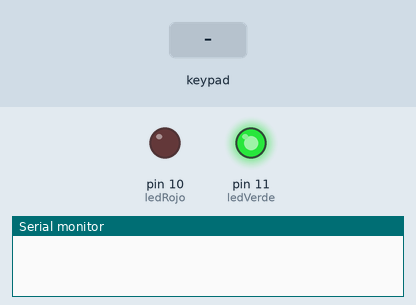
Recording of a sketch running on a simulated Arduino Uno, built with avr-gcc and run on an emulated ATmega328P. On the bench: output pins drawn as LEDs (lit = HIGH), the last lines printed to the serial monitor. The test bench sets the inputs (shaded band).

Above: at 1.2 s.
1.3 s: key 'A' pressed
At 1.7 s:
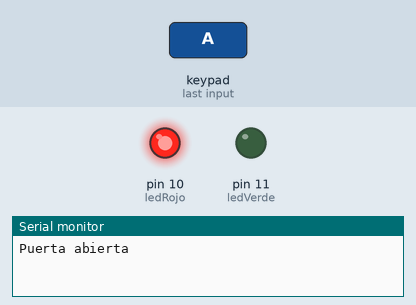
Timing chart, 0 to 7.8 s (numbered marks = the images above; inputs shaded):
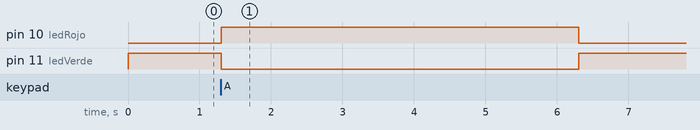

The sketch:

ej2-1.ino
```cpp
#include <Keypad.h>

const int ledRojo = 10;
const int ledVerde = 11;

bool puertaAbierta = false;
unsigned long tiempoApertura = 0;
const unsigned long duracionApertura = 5000; // 5 segundos

// Configuración del teclado (4x4 en este caso)
const byte FILAS = 4;
const byte COLUMNAS = 4;

char teclas[FILAS][COLUMNAS] = {
  {'1', '2', '3', 'A'},
  {'4', '5', '6', 'B'},
  {'7', '8', '9', 'C'},
  {'*', '0', '#', 'D'}
};

byte pinesFilas[FILAS] = {2, 3, 4, 5};
byte pinesColumnas[COLUMNAS] = {6, 7, 8, 9};

Keypad teclado = Keypad(makeKeymap(teclas), pinesFilas, pinesColumnas, FILAS, COLUMNAS);

void setup() {
  pinMode(ledRojo, OUTPUT);
  pinMode(ledVerde, OUTPUT);
  Serial.begin(9600);
  digitalWrite(ledVerde, HIGH); // Puerta cerrada al inicio
}

void loop() {
  char tecla = teclado.getKey();

  if (tecla) {
    if (tecla == 'A' && !puertaAbierta) {
      abrirPuerta();
    }
    // Cualquier otra tecla se ignora
  }

  if (puertaAbierta && millis() - tiempoApertura >= duracionApertura) {
    cerrarPuerta();
  }
}

void abrirPuerta() {
  puertaAbierta = true;
  tiempoApertura = millis();
  digitalWrite(ledVerde, LOW);
  digitalWrite(ledRojo, HIGH);
  Serial.println("Puerta abierta");
}

void cerrarPuerta() {
  puertaAbierta = false;
  digitalWrite(ledRojo, LOW);
  digitalWrite(ledVerde, HIGH);
  Serial.println("Puerta cerrada");
}
```

Measured:
- after the input at 1.3 s, pin 10 (ledRojo): LOW → HIGH at once, → LOW 5.0 s later; pin 11 (ledVerde): HIGH → LOW at once, → HIGH 5.0 s later
